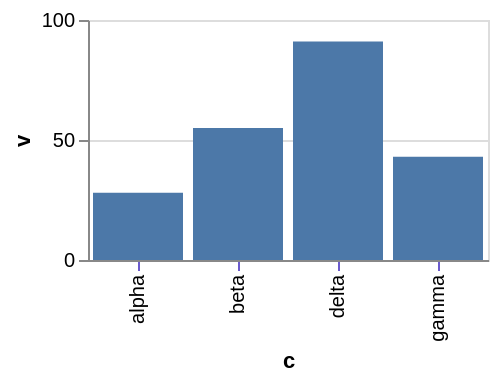

Vega-Lite specification for this chart:
### Vega-Lite specification from a JSON file in a GitHub repository (floating-point values rounded to 4 significant figures)
{"$schema": "https://vega.github.io/schema/vega-lite/v6.json", "width": 200, "height": 120, "data": {"values": [{"c": "alpha", "v": 28, "w": 3, "t": "2024-01-07"}, {"c": "beta", "v": 55, "w": 7, "t": "2024-03-19"}, {"c": "gamma", "v": 43, "w": 5, "t": "2024-06-02"}, {"c": "delta", "v": 91, "w": 9, "t": "2024-09-11"}]}, "mark": "bar", "encoding": {"x": {"field": "c", "type": "nominal"}, "y": {"field": "v", "type": "quantitative"}}, "config": {"axisBand": {"tickColor": "slateblue"}}}
